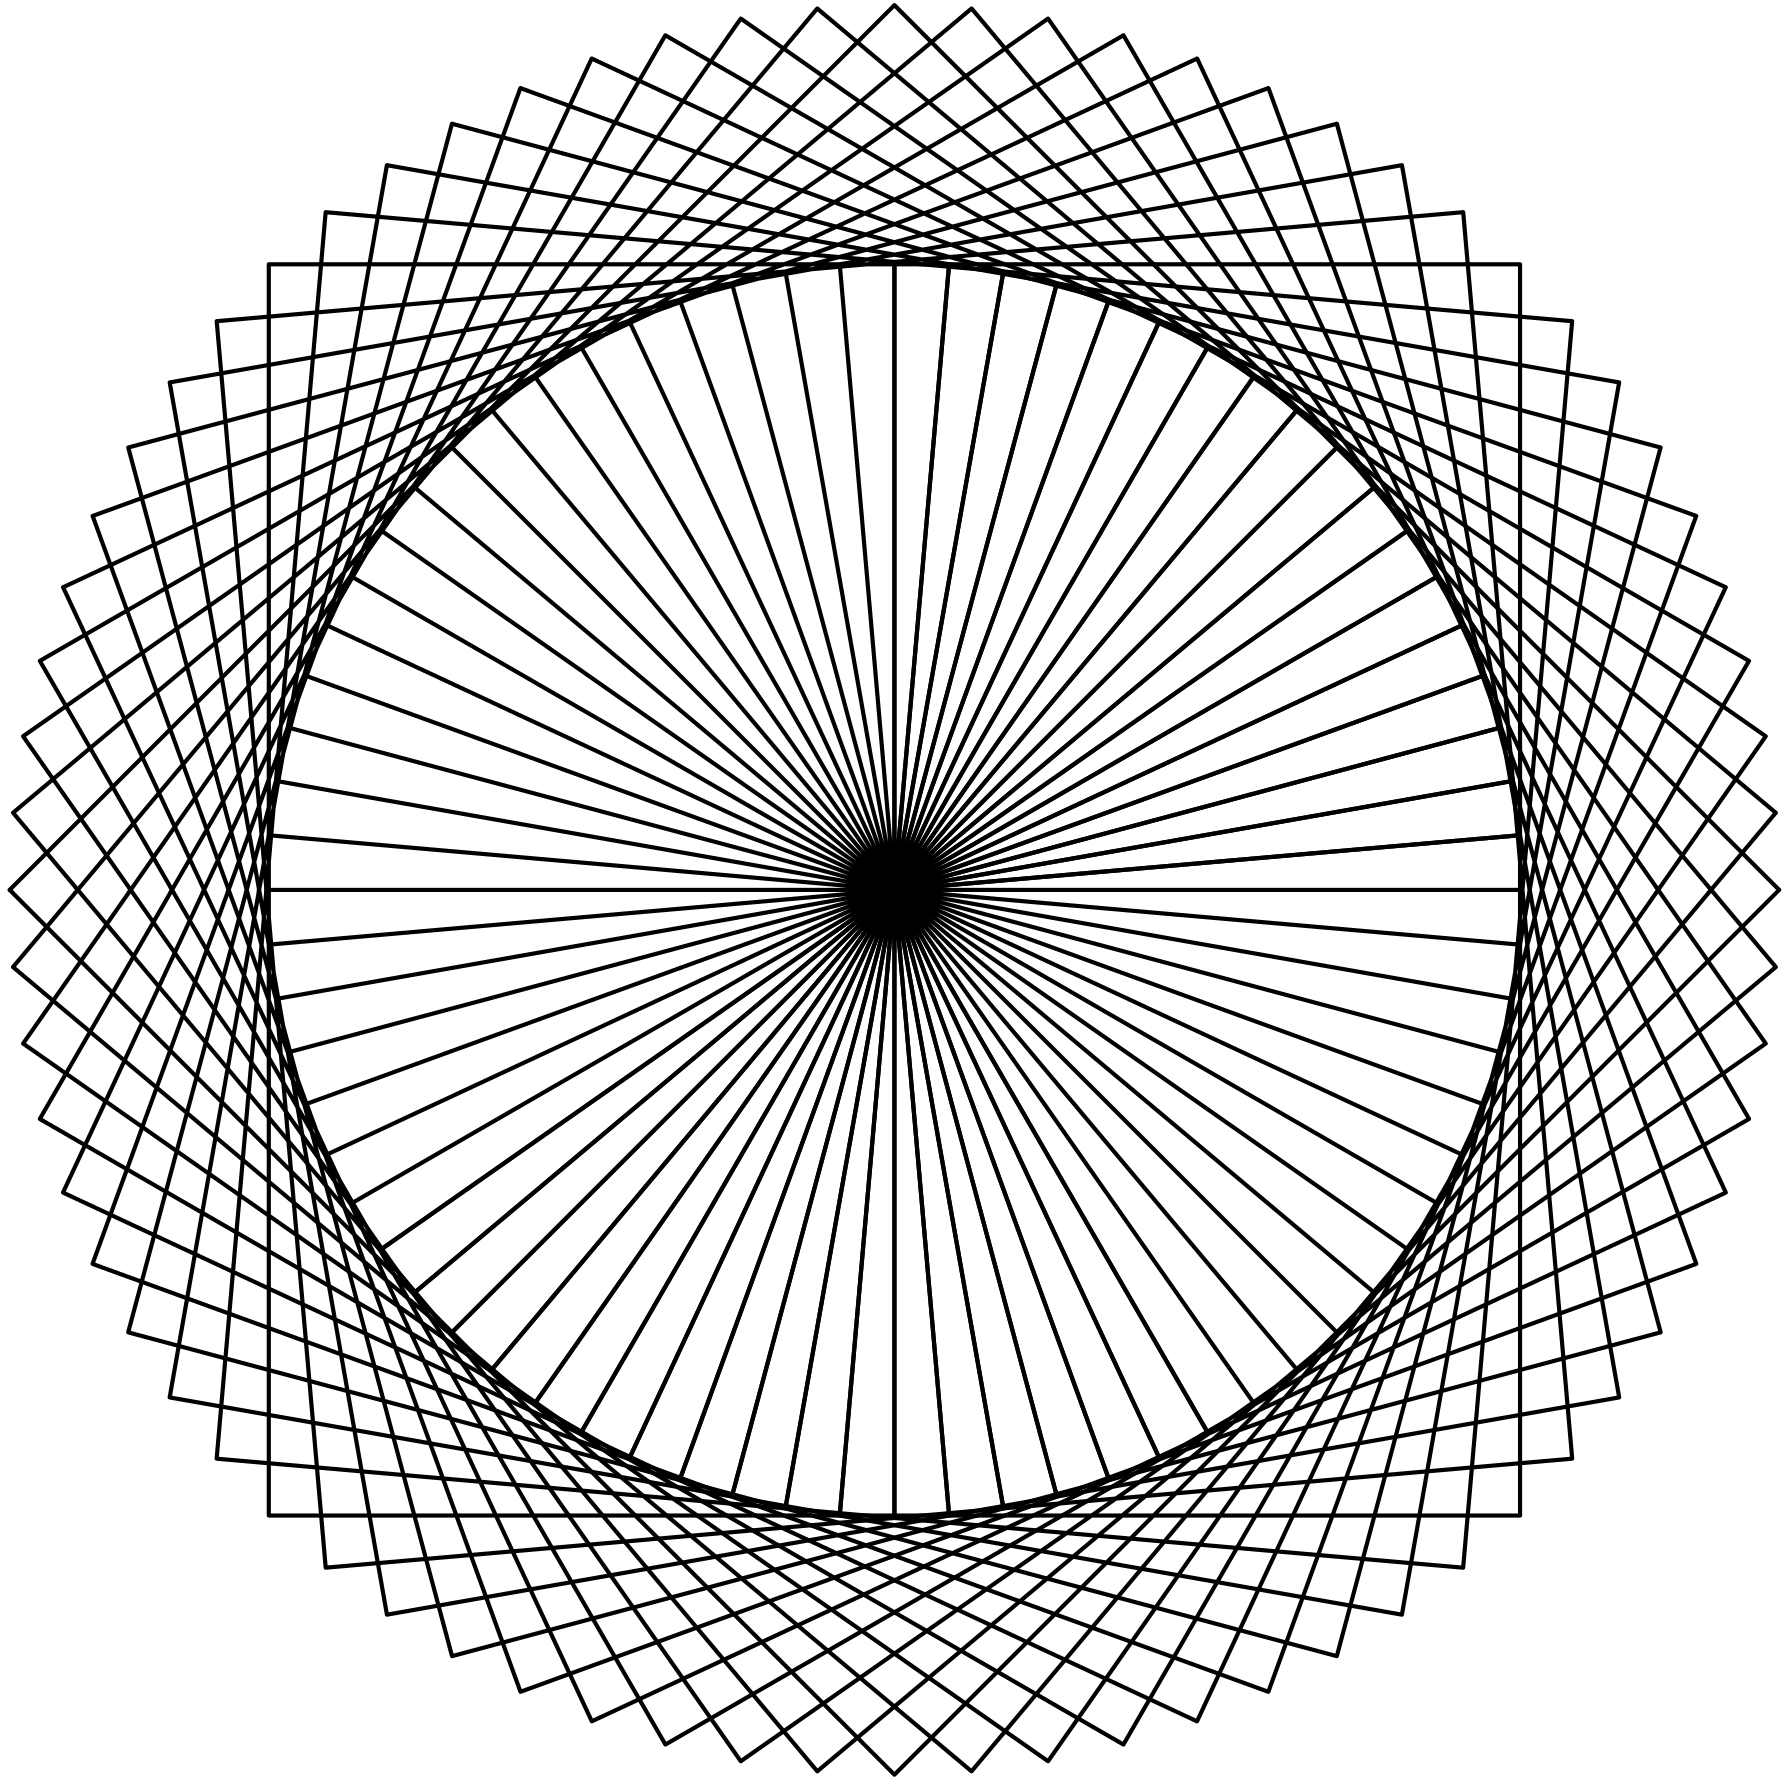

This figure's Python source:
import turtle, time
for x in range(0,72):
    turtle.left(5)
    for n in range(0,4):
        turtle.forward(150)
        turtle.left(90) 
time.sleep(100)
